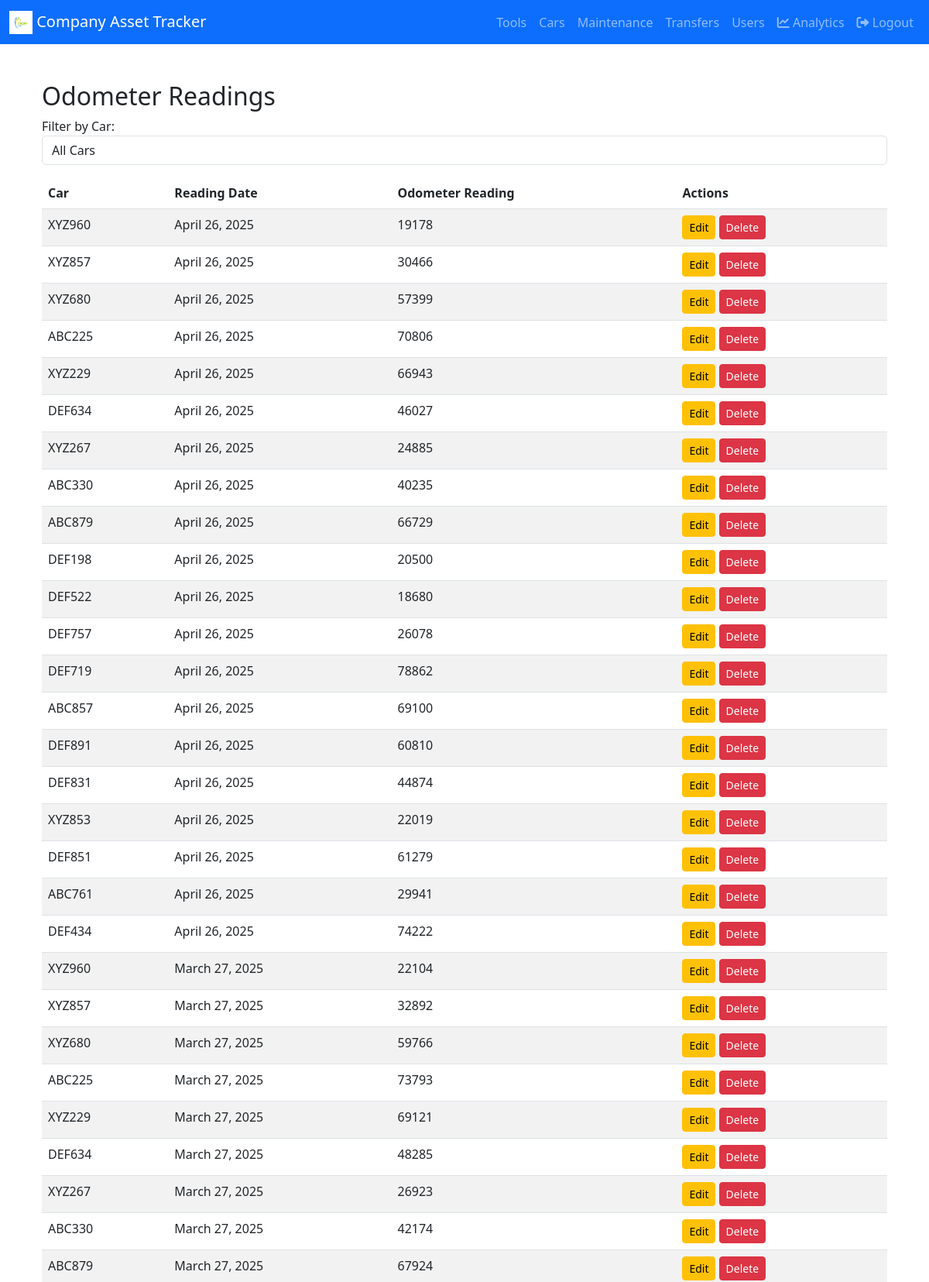
Page /odometer/ (signed in, upper part) on the committed database.
### tracking/models.py (models this page shows, shortened)
class OdometerReading(models.Model):
    car = models.ForeignKey(Car, on_delete=models.CASCADE, related_name='odometer_readings', db_index=True)  # Add db_index
    reading_date = models.DateField(default=timezone.now)
    reading_value = models.PositiveIntegerField()
    class Meta:
        ordering = ['-reading_date']

class Car(models.Model):
    STATE_CHOICES = [
        ('NSW', 'New South Wales'),
        ('VIC', 'Victoria'),
        ('QLD', 'Queensland'),
        ('WA', 'Western Australia'),
        ('SA', 'South Australia'),
        ('TAS', 'Tasmania'),
        ('NT', 'Northern Territory'),
        ('ACT', 'Australian Capital Territory'),
    ]
    BODY_CHOICES = [
        ('Sedan', 'Sedan'),
        ('Hatchback', 'Hatchback'),
        ('SUV', 'SUV'),
        ('Ute', 'Ute'),
        ('Van', 'Van'),
        ('Truck', 'Truck'),
        ('EWP', 'EWP'),
        ('Trailer', 'Trailer'),
        ('Other', 'Other')
    ]
    rego = models.CharField(max_length=20, unique=True, db_index=True)  # Add db_index
    rego_expiry_date = models.DateField()
    purchase_date = models.DateField(null=True, blank=True)
    purchase_price = models.DecimalField(max_digits=10, decimal_places=2, null=True, blank=True)
    state = models.CharField(max_length=10, choices=STATE_CHOICES, default='NSW', db_index=True)  # Add db_index
    assigned_user = models.ForeignKey(User, on_delete=models.SET_NULL, null=True, related_name='cars', db_index=True)  # Add db_index
    maintenance_sticker_date = models.DateField()
    make = models.CharField(max_length=100)
    model = models.CharField(max_length=100)
    vin_number = models.CharField(max_length=100, unique=True)
    manufacturing_year = models.PositiveIntegerField(null=True, blank=True)  # New field for manufacturing year
    color = models.CharField(max_length=30, blank=True, null=True)  # New field for color
    body = models.CharField(max_length=50, choices=BODY_CHOICES, default='Sedan')  # New field for car body type
    photo = models.ImageField(upload_to='car_photos/', null=True, blank=True)
    next_service_date = models.DateField(null=True, blank=True)
    service_interval_km = models.PositiveIntegerField(default=10000)
    last_service_km = models.PositiveIntegerField(null=True, blank=True)
    monthly_odometer_check = models.BooleanField(default=True)
    total_maintenance_cost = models.DecimalField(max_digits=12, decimal_places=2, default=0.0)
    class Meta:
        ordering = ['rego']
        indexes = [
            models.Index(fields=['rego']),
            models.Index(fields=['state']),
            models.Index(fields=['assigned_user']),
        ]

### tracking/views.py (the view)
# urls.py: path('odometer/', OdometerReadingListView.as_view(), name='odometer_list'),
class OdometerReadingListView(LoginRequiredMixin, ListView):
    model = OdometerReading
    template_name = 'tracking/odometer_list.html'
    context_object_name = 'odometer_readings'
    def get_queryset(self):
        user = self.request.user
        queryset = super().get_queryset().select_related('car')
        if user.profile.access_level.lower() == 'admin':
            return queryset
        elif user.profile.access_level.lower() == 'manager':
            return queryset.filter(car__state=user.profile.state)
        else:  # User level
            return queryset.filter(car__assigned_user=user)
    def get_context_data(self, **kwargs):
        context = super().get_context_data(**kwargs)
        user = self.request.user
        if user.profile.access_level.lower() == 'admin':
            context['cars'] = Car.objects.all()
        elif user.profile.access_level.lower() == 'manager':
            context['cars'] = Car.objects.filter(state=user.profile.state)
        else:
            context['cars'] = Car.objects.filter(assigned_user=user)
        return context

### templates/tracking/odometer_list.html (shortened to what this page needs)
{% extends 'tracking/base.html' %}
{% block content %}
<div class="container mt-5">
    <h2>Odometer Readings</h2>
    <form method="get" action="">
        <div class="form-group">
            <label for="car">Filter by Car:</label>
            <select name="car" id="car" class="form-control" onchange="this.form.submit();">
                <option value="">All Cars</option>
            </select>
        </div>
    </form>
    <table class="table table-striped mt-3">
        <thead>
            <tr>
                <th>Car</th>
                <th>Reading Date</th>
                <th>Odometer Reading</th>
                <th>Actions</th>
            </tr>
        </thead>
        <tbody>
            {% for reading in odometer_readings %}
            <tr>
                <td>{{ reading.car.rego }}</td>
                <td>{{ reading.reading_date }}</td>
                <td>{{ reading.reading_value }}</td>
                <td>
                    {% if user.is_superuser or user.is_staff %}
                    <a href="{% url 'odometer-edit' reading.pk %}" class="btn btn-sm btn-warning">Edit</a>
                    <a href="{% url 'odometer-delete' reading.pk %}" class="btn btn-sm btn-danger">Delete</a>
                    {% endif %}
                </td>
            </tr>
            {% empty %}
            <tr>
                <td colspan="4" class="text-center">No odometer readings found.</td>
            </tr>
            {% endfor %}
        </tbody>
    </table>
</div>
{% endblock %}

### rows in the picture
OdometerReading: car.rego "XYZ960", reading_date "April 26, 2025", reading_value "19178"
OdometerReading: car.rego "XYZ857", reading_date "April 26, 2025", reading_value "30466"
OdometerReading: car.rego "XYZ680", reading_date "April 26, 2025", reading_value "57399"
OdometerReading: car.rego "ABC225", reading_date "April 26, 2025", reading_value "70806"
OdometerReading: car.rego "XYZ229", reading_date "April 26, 2025", reading_value "66943"
OdometerReading: car.rego "DEF634", reading_date "April 26, 2025", reading_value "46027"
OdometerReading: car.rego "XYZ267", reading_date "April 26, 2025", reading_value "24885"
OdometerReading: car.rego "ABC330", reading_date "April 26, 2025", reading_value "40235"
OdometerReading: car.rego "ABC879", reading_date "April 26, 2025", reading_value "66729"
OdometerReading: car.rego "DEF198", reading_date "April 26, 2025", reading_value "20500"
OdometerReading: car.rego "DEF522", reading_date "April 26, 2025", reading_value "18680"
OdometerReading: car.rego "DEF757", reading_date "April 26, 2025", reading_value "26078"
OdometerReading: car.rego "DEF719", reading_date "April 26, 2025", reading_value "78862"
OdometerReading: car.rego "ABC857", reading_date "April 26, 2025", reading_value "69100"
OdometerReading: car.rego "DEF891", reading_date "April 26, 2025", reading_value "60810"
OdometerReading: car.rego "DEF831", reading_date "April 26, 2025", reading_value "44874"
OdometerReading: car.rego "XYZ853", reading_date "April 26, 2025", reading_value "22019"
OdometerReading: car.rego "DEF851", reading_date "April 26, 2025", reading_value "61279"
OdometerReading: car.rego "ABC761", reading_date "April 26, 2025", reading_value "29941"
OdometerReading: car.rego "DEF434", reading_date "April 26, 2025", reading_value "74222"
OdometerReading: car.rego "XYZ960", reading_date "March 27, 2025", reading_value "22104"
OdometerReading: car.rego "XYZ857", reading_date "March 27, 2025", reading_value "32892"
OdometerReading: car.rego "XYZ680", reading_date "March 27, 2025", reading_value "59766"
OdometerReading: car.rego "ABC225", reading_date "March 27, 2025", reading_value "73793"
OdometerReading: car.rego "XYZ229", reading_date "March 27, 2025", reading_value "69121"
OdometerReading: car.rego "DEF634", reading_date "March 27, 2025", reading_value "48285"
OdometerReading: car.rego "XYZ267", reading_date "March 27, 2025", reading_value "26923"
OdometerReading: car.rego "ABC330", reading_date "March 27, 2025", reading_value "42174"
OdometerReading: car.rego "ABC879", reading_date "March 27, 2025", reading_value "67924"
